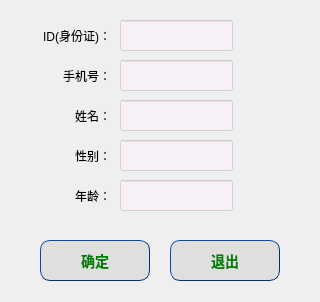
<?xml version="1.0" encoding="UTF-8"?>
<ui version="4.0">
 <class>CreatInfoWidget</class>
 <widget class="QWidget" name="CreatInfoWidget">
  <property name="geometry">
   <rect>
    <x>0</x>
    <y>0</y>
    <width>320</width>
    <height>302</height>
   </rect>
  </property>
  <property name="windowTitle">
   <string>Form</string>
  </property>
  <property name="styleSheet">
   <string notr="true">QLineEdit{ background-color: rgba(255,240,255,120); }QPushButton
{  
    /* 前景色 */  
    color:green;  
 
    /* 背景色 */  
    background-color:rgb(223,223,223);  
 
    /* 边框风格 */  
    border-style:outset;  
 
    /* 边框宽度 */  
    border-width:0.5px;  
 
    /* 边框颜色 */  
    border-color:rgb(10,45,110);  
 
    /* 边框倒角 */  
    border-radius:10px;  
 
    /* 字体 */  
    font:bold 14px;  
 
    /* 控件最小宽度 */  
    min-width:100px;  
 
    /* 控件最小高度 */  
    min-height:20px;  
 
    /* 内边距 */  
    padding:4px;  
} 
 
</string>
  </property>
  <widget class="QLineEdit" name="lineEdit_b">
   <property name="geometry">
    <rect>
     <x>120</x>
     <y>60</y>
     <width>113</width>
     <height>31</height>
    </rect>
   </property>
   <property name="echoMode">
    <enum>QLineEdit::Normal</enum>
   </property>
  </widget>
  <widget class="QPushButton" name="pushButton_b">
   <property name="geometry">
    <rect>
     <x>170</x>
     <y>240</y>
     <width>110</width>
     <height>41</height>
    </rect>
   </property>
   <property name="text">
    <string>退出</string>
   </property>
  </widget>
  <widget class="QLabel" name="label">
   <property name="geometry">
    <rect>
     <x>30</x>
     <y>20</y>
     <width>81</width>
     <height>31</height>
    </rect>
   </property>
   <property name="text">
    <string>ID(身份证)：</string>
   </property>
   <property name="alignment">
    <set>Qt::AlignRight|Qt::AlignTrailing|Qt::AlignVCenter</set>
   </property>
  </widget>
  <widget class="QPushButton" name="pushButton_a">
   <property name="geometry">
    <rect>
     <x>40</x>
     <y>240</y>
     <width>110</width>
     <height>41</height>
    </rect>
   </property>
   <property name="text">
    <string>确定</string>
   </property>
  </widget>
  <widget class="QLabel" name="label_2">
   <property name="geometry">
    <rect>
     <x>50</x>
     <y>60</y>
     <width>61</width>
     <height>31</height>
    </rect>
   </property>
   <property name="text">
    <string>手机号：</string>
   </property>
   <property name="alignment">
    <set>Qt::AlignRight|Qt::AlignTrailing|Qt::AlignVCenter</set>
   </property>
  </widget>
  <widget class="QLineEdit" name="lineEdit_a">
   <property name="geometry">
    <rect>
     <x>120</x>
     <y>20</y>
     <width>113</width>
     <height>31</height>
    </rect>
   </property>
  </widget>
  <widget class="QLabel" name="label_3">
   <property name="geometry">
    <rect>
     <x>50</x>
     <y>100</y>
     <width>61</width>
     <height>31</height>
    </rect>
   </property>
   <property name="text">
    <string>姓名：</string>
   </property>
   <property name="alignment">
    <set>Qt::AlignRight|Qt::AlignTrailing|Qt::AlignVCenter</set>
   </property>
  </widget>
  <widget class="QLineEdit" name="lineEdit_c">
   <property name="geometry">
    <rect>
     <x>120</x>
     <y>100</y>
     <width>113</width>
     <height>31</height>
    </rect>
   </property>
   <property name="echoMode">
    <enum>QLineEdit::Normal</enum>
   </property>
  </widget>
  <widget class="QLabel" name="label_4">
   <property name="geometry">
    <rect>
     <x>50</x>
     <y>140</y>
     <width>61</width>
     <height>31</height>
    </rect>
   </property>
   <property name="text">
    <string>性别：</string>
   </property>
   <property name="alignment">
    <set>Qt::AlignRight|Qt::AlignTrailing|Qt::AlignVCenter</set>
   </property>
  </widget>
  <widget class="QLineEdit" name="lineEdit_d">
   <property name="geometry">
    <rect>
     <x>120</x>
     <y>140</y>
     <width>113</width>
     <height>31</height>
    </rect>
   </property>
   <property name="echoMode">
    <enum>QLineEdit::Normal</enum>
   </property>
  </widget>
  <widget class="QLabel" name="label_5">
   <property name="geometry">
    <rect>
     <x>50</x>
     <y>180</y>
     <width>61</width>
     <height>31</height>
    </rect>
   </property>
   <property name="text">
    <string>年龄：</string>
   </property>
   <property name="alignment">
    <set>Qt::AlignRight|Qt::AlignTrailing|Qt::AlignVCenter</set>
   </property>
  </widget>
  <widget class="QLineEdit" name="lineEdit_e">
   <property name="geometry">
    <rect>
     <x>120</x>
     <y>180</y>
     <width>113</width>
     <height>31</height>
    </rect>
   </property>
   <property name="echoMode">
    <enum>QLineEdit::Normal</enum>
   </property>
  </widget>
 </widget>
 <resources/>
 <connections/>
</ui>
